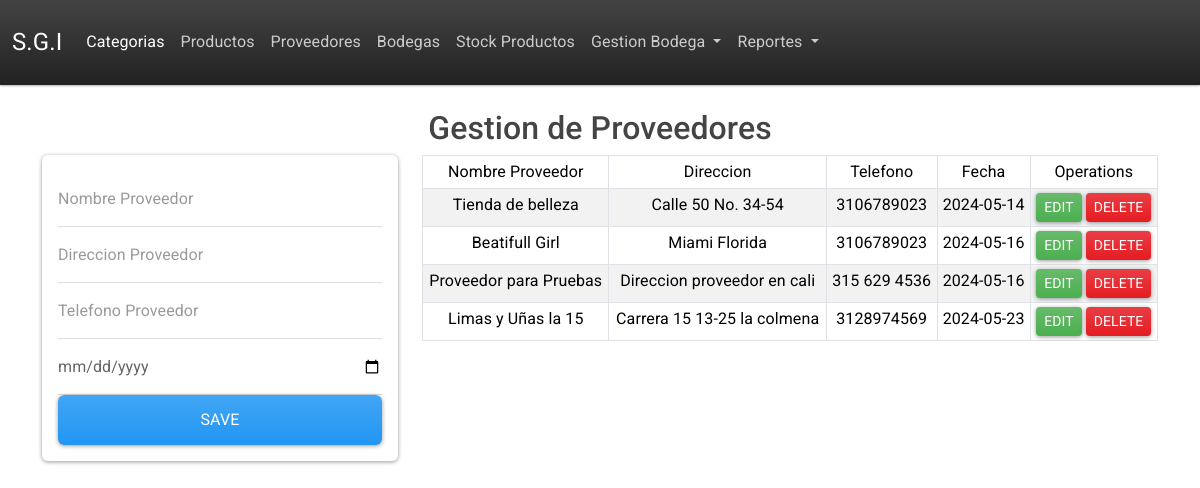
/proveedores, run on the app's committed database.
### tables this page shows
CREATE TABLE "proveedores"(
                id_proveedor INTEGER PRIMARY KEY AUTOINCREMENT,
                nombre TEXT NOT NULL,
                direccion TEXT NOT NULL,
                telefono TEXT NOT NULL,
                fecha_creacion TIMESTAMP DEFAULT CURRENT_TIMESTAMP
                );

### app.py (the view)
@app.route('/proveedores')
def proveedores():
    data=proveedor.listar_proveedores()
    if data == None:
        data="Vacio"
    return render_template('proveedores.html',proveedores=data)

### app.py (called while the page is built)
@app.teardown_appcontext
def close_connection(exception):
    db = getattr(g, '_database', None)
    if db is not None:
        db.close()

### proveedores.py (called while the page is built)
    def listar_proveedores(self):
        self.cursor.execute("SELECT * FROM proveedores")
        self.proveedores = self.cursor.fetchall()
        return self.proveedores

### templates/proveedores.html (shortened to what this page needs)
{% extends 'base.html' %}
{% block contenido %}
    <h2>{% block subtitulo %}Gestion de Proveedores{% endblock %} </h2>
    <div class="row">
        <div class="col-md-4">
            <div class="card card-body">
                <form action="/add_proveedor" method="POST">
                    <div class="form-group">
                        <input type="text" name="name" placeholder="Nombre Proveedor" class="form-control">
                    </div>
                    <div class="form-group">
                        <input type="text" name="direccion" placeholder="Direccion Proveedor" class="form-control">
                    </div>
                    <div class="form-group">
                        <input type="text" name="telefono" placeholder="Telefono Proveedor" class="form-control">
                    </div>
                    <div class="form-group">
                        <input type="date" name="fecha" placeholder="Fecha" class="form-control">
                    </div>
                    <div class="form-group">
                        <button type="submit" class="form-control btn btn-primary">Save</button>
                    </div>
                </form>
            </div>
        </div>
        <div class="col-md-8">
            <table class="table table-striped table-bordered sm-white table-sm">
                <thead>
                    <tr>
                        <td>Nombre Proveedor</td>
                        <td>Direccion</td>
                        <td>Telefono</td>
                        <td>Fecha</td>
                        <td>Operations</td>
                    </tr>
                </thead>
                <tbody>
                    {% for proveedor in proveedores %}
                    <tr>
                        <td>{{proveedor.1}}</td>
                        <td>{{proveedor.2}}</td>
                        <td>{{proveedor.3}}</td>
                        <td>{{proveedor.4}}</td>
                        <td>
                            <a href="/edit_proveedor/{{proveedor.0}}" class="btn btn-success btn-sm">Edit</a>
                            <a href="/delete_proveedor/{{proveedor.0}}" class="btn btn-danger btn-delete btn-sm">Delete</a>
                        </td>
                    </tr>
                    {% endfor %}
                </tbody>
            </table>
        </div>
    </div>
{% endblock %}

### data on the page
proveedores: nombre "Tienda de belleza", direccion "Calle 50 No. 34-54", telefono "3106789023", fecha_creacion "2024-05-14"
proveedores: nombre "Beatifull Girl", direccion "Miami Florida", telefono "3106789023", fecha_creacion "2024-05-16"
proveedores: nombre "Proveedor para Pruebas", direccion "Direccion proveedor en cali", telefono "315 629 4536", fecha_creacion "2024-05-16"
proveedores: nombre "Limas y Uñas la 15", direccion "Carrera 15 13-25 la colmena", telefono "3128974569", fecha_creacion "2024-05-23"
